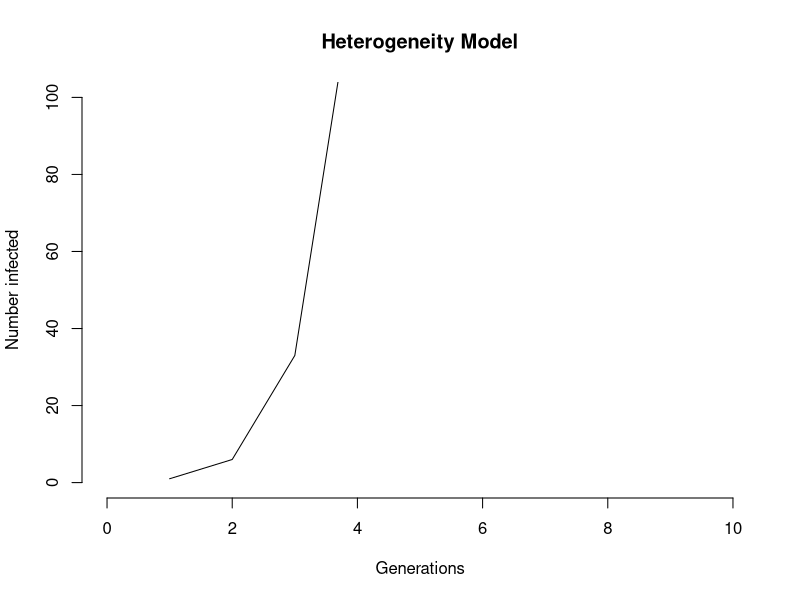
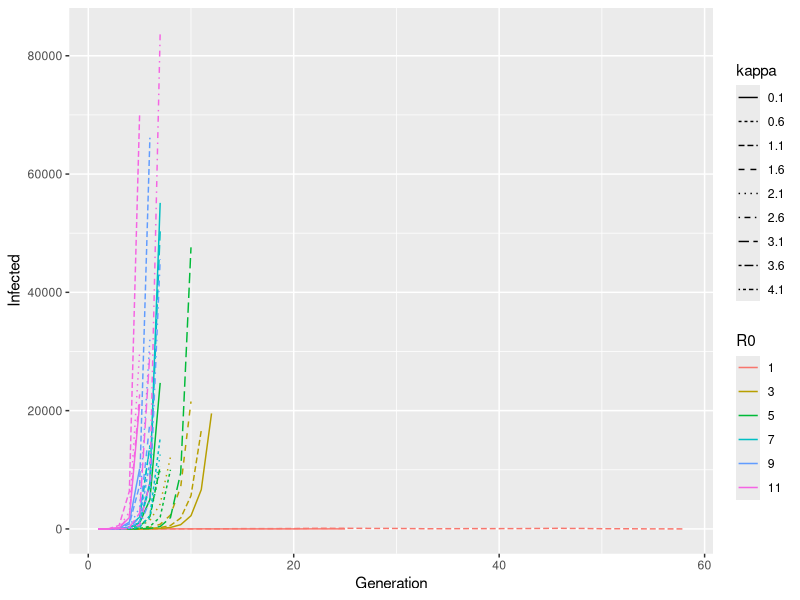

Generate these figures, in order, with R:

## Simulate a disease spreading generation by generation
## Ignore:
#### Time (just count generations)
#### Total population size (just count infected individuals)
####### This means we're assuming we can neglect the susceptibles going down
#### ICI3D perspective (we're just going to use the Lloyd-Smith perspective)
## Assume: process does not change through time

## LS say (correctly) that a simple ODE model corresponds to an exponential distribution of infectiousness: this is because recovery is modeled as a random [constant ?? ? exponentially distributed Duration]
## kappa is CV? (unitless and equal to 1/a, where a is a standard shape parameter)

set.seed(0707)

generation <- function(I, R0, kappa){
  gshape <- 1/kappa
  gscale <- R0*kappa
  ## dispersion parameter kappa indicates greater heterogeneity as it increases
  ## How infectious is each person?
  ## FIXME: should we have an alternative that works when kappa=0
  trans <- rgamma(I, shape=gshape, scale=gscale)
  
  ## How many people do they actually infect?
  inf <- rpois(I, trans)
  return(sum(inf))
}

generation(10, 4, kappa=0.01)

## FIXME: does generation() do what we think? What are some good ways to test it?

## Write a function that calls generation over and over and determines whether a disease "establishes" 
establish <- function(iStart, R0, kappa, threshold = 10000, max_runs = 100){
  
  I <- iStart
  n <- 1
  vecI <- c(I)
  ## Threshold of 100 cases (might be too low?)
  while (I < threshold & I != 0 & n < max_runs){
  I <- generation(I, R0, kappa)
  vecI <- c(vecI, I)
  n <- n+1
  }
 ## FIXME: Put this in a while() loop and get it to run until we do or don't figure out whether disease has established.
  return(vecI)
}

Y <- establish(1, 4, 0.01, 1000)

plot(1:length(Y),               # Generations
     Y,                  # Number infected (I) on the y axis
     xlab = "Generations",     # Label the x axis
     ylab = "Number infected",  # Label the y axis
     main = "Heterogeneity Model",    # Plot title
     xlim = c(0,10),           #
     ylim = c(0, 100),
     type = "l",                # Use a line plot
     bty = "n")  

## How are we going to define establishment?
## What's a good practical definition (avoid running forever!)
## What arguments does this function need?

library(tidyverse)

crossing(I = 1, 
         R0 = seq(1, 11, 2),
         kappa = seq(0.1, 4.1, 0.5)) -> varies

results <- varies %>% 
  mutate(row = row_number()) %>% 
  nest(data = c(I, R0, kappa)) %>% 
  mutate(Infected = map(data, ~ establish(.$I, .$R0, .$kappa))) %>% 
  unnest(c(data, Infected)) %>% 
  group_by(row) %>% 
  mutate(Generation = row_number()) %>%
  mutate_at(c("R0", "kappa"), as.factor) 


ggplot(data = results)+ 
  geom_line(aes(x = Generation, y = Infected, col = R0, linetype = kappa))
